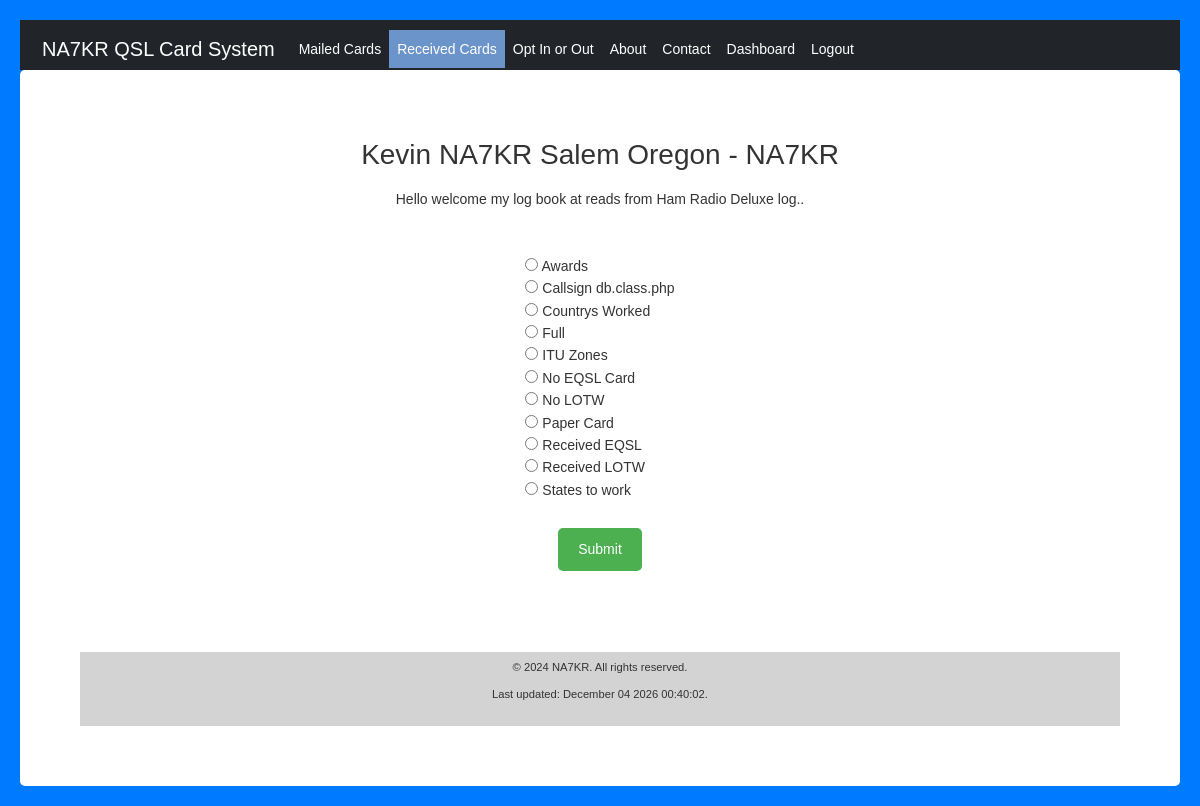
Page /received.php on the committed database.
### tables this page shows
CREATE TABLE IF NOT EXISTS `tb_Select` (
  `index` int(11) NOT NULL AUTO_INCREMENT,
  `Select_TXT` varchar(30) NOT NULL,
  `Select_Name` varchar(20) NOT NULL,
  `Select_Query` longtext NOT NULL,
  PRIMARY KEY (`index`)
);

### backend/db.class.php (called while the page is built, shortened)
<?php
class DB {
    private $pdo;
    public function __construct() {
        try {
            $this->pdo = new PDO("mysql:host=" . DB_SERVER . ";dbname=" . DB_NAME, DB_USERNAME, DB_PASSWORD);
            $this->pdo->setAttribute(PDO::ATTR_ERRMODE, PDO::ERRMODE_EXCEPTION);
        } catch (PDOException $e) {
            die("Connection failed: " . $e->getMessage());
        }
    }
    public function select($sql, $params = []) {
        try {
            $stmt = $this->pdo->prepare($sql);
            $stmt->execute();
            return $stmt->fetchAll(PDO::FETCH_ASSOC);
        } catch (PDOException $e) {
            error_log("DB Error in select: " . $e->getMessage());
            throw new Exception("Error in select: " . $e->getMessage());
        }
    }
}

### backend/querybuilder.php (called while the page is built, shortened)
<?php
 function getSelect_Backend_Name(){
    $query = "SELECT `Select_TXT`, `Select_Name` FROM "  . DB_TBSelect . " ORDER BY `Select_TXT`";
    return $query;
}

### backend/backend.php (the view, shortened to what this page needs)
<?php
function OptionList($key1, $key2, $key3, $key4, $key5, $key6) {
    $data = "";
    if ($key1 == true) {
        $data .= '<span> <input type="radio" name="optionlist" value="input_band" id="input_band">Band</span>' . PHP_EOL;
    } else {
        $data .= '<span id="input_band"></span>' . PHP_EOL;
        $data .='<span id="Band"></span>' . PHP_EOL;
    }
    if ($key2 == true) {
        $data .= '<span> <input type="radio" name="optionlist" value="input_mode" id="input_mode">Mode</span>' . PHP_EOL;
    } else {
        $data .= '<span id="input_mode"></span>' . PHP_EOL;
        $data .='<span id="Mode"></span>' . PHP_EOL;
    }
    if ($key3 == true) {
        $data .= '<span> <input type="radio" name="optionlist" value="input_search" id="input_search">Call</span>' . PHP_EOL;
    } else {
        $data .= '<span id="input_search"></span>' . PHP_EOL;
        $data .='<span id="Call"></span>' . PHP_EOL;
    }
    if ($key4 == true) {
        $data .= '<span> <input type="radio" name="optionlist" value="input_state" id="input_state">State</span>' . PHP_EOL;
    } else {
        $data .= '<span id="input_state"></span>' . PHP_EOL;
        $data .='<span id="State"></span>' . PHP_EOL;
    }
    if ($key5 == true) {
        $data .= '<span> <input type="radio" name="optionlist" value="input_country" id="input_country">Country</span>' . PHP_EOL;
    } else {
        $data .='<span id="input_country"></span>' . PHP_EOL;
        $data .='<span id="Country"></span>' . PHP_EOL;
    }
    if ($key6 == true) {
        $data .= '<span> <input type="radio" name="optionlist" value="input_none" id="input_none"checked>None</span>' . PHP_EOL;
    } else {
        $data .='<span id="input_none"></span>' . PHP_EOL;
    }
    $data .='<br>' . PHP_EOL;
    Return $data;
}
function generateSelectForm() {
    $data = '<form name="form1" method="post" action="received.php">' . PHP_EOL;
    $data .= '<table class="center">' . PHP_EOL;
    $db = new Db();
    $query = getSelect_Backend_Name();
    try {
        $results = $db->select($query);
    } catch (Exception $e) {
        echo "Query: " . $query ."<br>";
        echo "Error executing query: " . $e->getMessage();
    }
    if (is_array($results)) {
        foreach ($results as $row) {
            $checked = isset($row['Select_Name']) && $row['Select_Name'] == "callsign_lookup" ? ' checked' : '';
            $data .= "<tr><td align='left'><input type='radio' value='" . (isset($row['Select_Name']) ? $row['Select_Name'] : '') . "' name='Log'" . $checked . "> " . (isset($row['Select_TXT']) ? $row['Select_TXT'] : '') . "<br></td></tr>" . PHP_EOL;
        }
    } else {
        $data .= "<tr><td>Error: Options not found</td></tr>" . PHP_EOL;
    }
    $data .= "</table><br><div style='text-align: center'><input type='submit' name='Submit1' value='Submit'></div><br>" . PHP_EOL;
    $data .= '<input type="hidden" name="1st" value="true">' . PHP_EOL;
    return $data;
}
?>

### css/style.css (style rules this page uses)
* { margin: 0; padding: 0; box-sizing: border-box; }
body { font-family: 'Arial', sans-serif; background-color: #007bff; line-height: 1.6; padding: 20px; color: #333; font-size: .875rem; height: 100%; }
input[type="submit"] { padding: 10px 20px; margin-top: 5px; margin-bottom: 20px; border: 1px solid #ddd; border-radius: 5px; background-color: #4CAF50; color: white; cursor: pointer; border: none; }
.center { margin: 0 auto; }

### rows in the picture
tb_select: Select_TXT "Awards"
tb_select: Select_TXT "Callsign db.class.php"
tb_select: Select_TXT "Countrys Worked"
tb_select: Select_TXT "Full"
tb_select: Select_TXT "ITU Zones"
tb_select: Select_TXT "No EQSL Card"
tb_select: Select_TXT "No LOTW"
tb_select: Select_TXT "Paper Card"
tb_select: Select_TXT "Received EQSL"
tb_select: Select_TXT "Received LOTW"
tb_select: Select_TXT "States to work"

### other values in the picture
$Site_Name "NA7KR QSL Card System"
$label "Mailed Cards"
$label "Received Cards"
$label "Opt In or Out"
$label "About"
$label "Contact"
$label "Dashboard"
$label "Logout"
$footertext "NA7KR. All rights reserved."
date("F d Y H:i:s.", getlastmod()) "December 04 2026 00:40:02."
